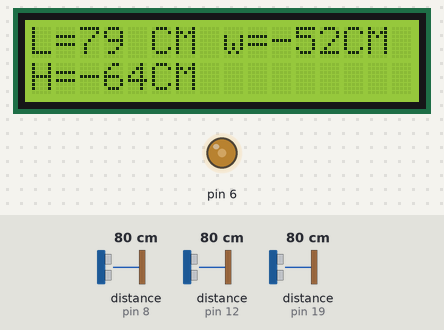
The sketch below on a simulated Arduino Uno, built with avr-gcc and run on an emulated ATmega328P. Parts: 16×2 character LCD, output pins drawn as LEDs (lit = HIGH). Wiring (inferred from the names in the program): 3 × ultrasonic range finder: trigger pin 7, echo pin 8 / trigger pin 11, echo pin 12 / trigger pin 18, echo pin 19. The inputs (shaded band) are chosen by the test bench; at power-on: distance to the obstacle (sensors on pin 12, pin 8, pin 19) 80 cm. The echo pulse lasts 58.3 µs per cm; pins used as bus, display or sensor lines are not drawn.

Above: at 1.2 s.
1.3 s: distance to the obstacle (sensor on pin 12) set to 2 cm
At 6.8 s:
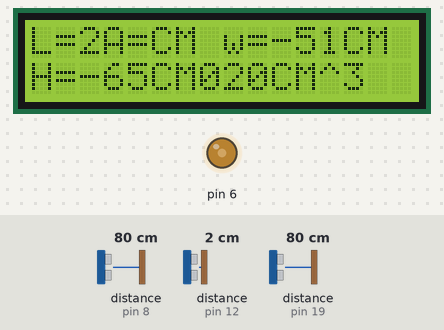
10.6 s: distance to the obstacle (sensor on pin 8) set to 2 cm
At 13.3 s:
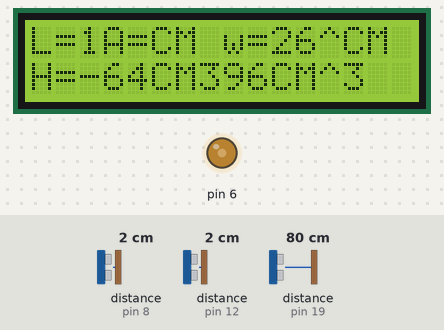
22.5 s: distance to the obstacle (sensor on pin 19) set to 2 cm
At 24.9 s:
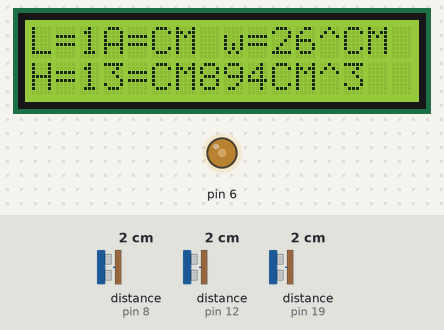
34.4 s: distance to the obstacle (sensor on pin 12) set to 18 cm
At 36.5 s:
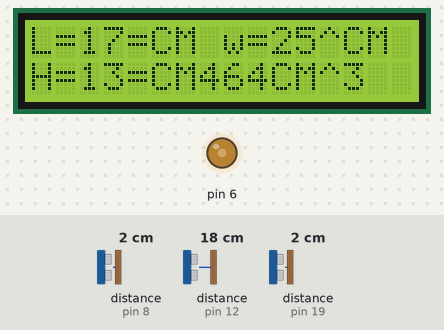
43.7 s: distance to the obstacle (sensor on pin 8) set to 18 cm
At 49.3 s:
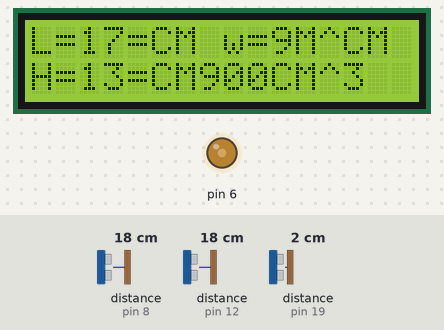
55.6 s: distance to the obstacle (sensor on pin 19) set to 9 cm
At 60.9 s:
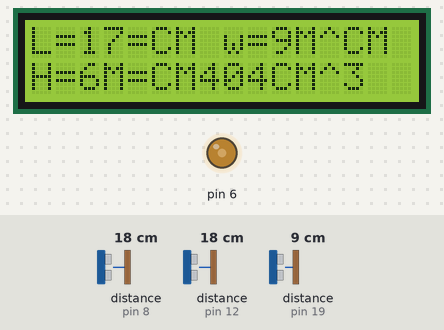
Timing chart, 0 to 62.4 s (numbered marks = the images above; inputs shaded):
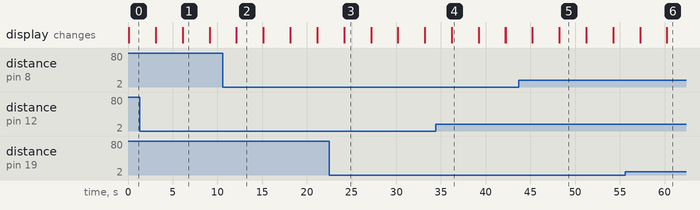

Measured:
- after the input at 1.3 s, the display: first differs from a run without the input after 4.8 s (image 1 shows a later state)
- after the input at 10.6 s, the display: first differs from a run without the input after 1.5 s (image 2 shows a later state)
- after the input at 22.5 s, the display: first differs from a run without the input after 1.7 s (image 3)
- after the input at 34.4 s, the display: first changes after 1.8 s (image 4 shows a later state)
- after the input at 43.7 s, the display: first differs from a run without the input after 4.5 s (image 5 shows a later state)
- after the input at 55.6 s, the display: first differs from a run without the input after 4.7 s (image 6)
- what the display in image 1 shows lasts 3.0 s, from 6.1 s to 9.1 s

The sketch:

dimention_code.ino
```cpp
#include <LiquidCrystal.h>

LiquidCrystal lcd(10,9,5,4,3,2);

const int trigPin = 11;
const int echoPin = 12;
const int trigPi = 7;
const int echoPi = 8;
const int trigP = 18;
const int echoP = 19;


long duration;
int length;
int width;
int area;
int height;
int volume;


void setup() {
  // put your setup code here, to run once:
    analogWrite(6,100);
    lcd.begin(16,2);
    pinMode(trigPin, OUTPUT); // Sets the trigPin as an Output
    pinMode(echoPin, INPUT); // Sets the echoPin as an Input
    pinMode(trigPi, OUTPUT);
    pinMode(echoPi, INPUT);
    pinMode(trigP, OUTPUT);
    pinMode(echoP, INPUT);

Serial.begin(9600); // Starts the serial communication


}

void loop() {
long duration, distance,distance_w,area;
  digitalWrite(trigPin,HIGH);
  delayMicroseconds(1000);
  digitalWrite(trigPin, LOW);
  duration=pulseIn(echoPin, HIGH);
  int t=duration/2;
   float v = 1/29.1;
   distance = v*t;
   length =29-distance;

    lcd.setCursor(0,0);
    lcd.print("L=");
    lcd.setCursor(2,0);
    lcd.print(distance);
    lcd.setCursor(5,0);
    lcd.print("CM");

// code for width
  digitalWrite(trigPi,HIGH);
  delayMicroseconds(1000);
  digitalWrite(trigPi, LOW);
  duration=pulseIn(echoPi, HIGH);
  width=28-(duration/2)/29.1;
  lcd.setCursor(7,0);
  lcd.print(" w=");
  lcd.setCursor(10,0);
  lcd.print(width);
  lcd.setCursor(13,0);
  lcd.print("CM");


  //code for height
  digitalWrite(trigP,HIGH);
  delayMicroseconds(1000);
  digitalWrite(trigP, LOW);
  duration=pulseIn(echoP, HIGH);
  height =15-(duration/2)/29.1;
  lcd.setCursor(0,1);
  lcd.print("H= ");
  lcd.setCursor(2,1);
  lcd.print(height);
  lcd.setCursor(5,1);
  lcd.print("CM");
  delay(3000);
  lcd.clear();

  //code for Area
  area=width*length;
  lcd.setCursor(0,0);
  lcd.print("AREA= ");
  lcd.setCursor(6,0);
  lcd.print(area);
  lcd.setCursor(10,0);
  lcd.print("CM^2");


  //code for Volume
    volume=width*length*height;
    lcd.setCursor(0,1);
    lcd.print("VOLM= ");
    lcd.setCursor(6,1);
    lcd.print(volume);
    lcd.setCursor(10,1);
    lcd.print("CM^3");
delay(3000);
}
```
